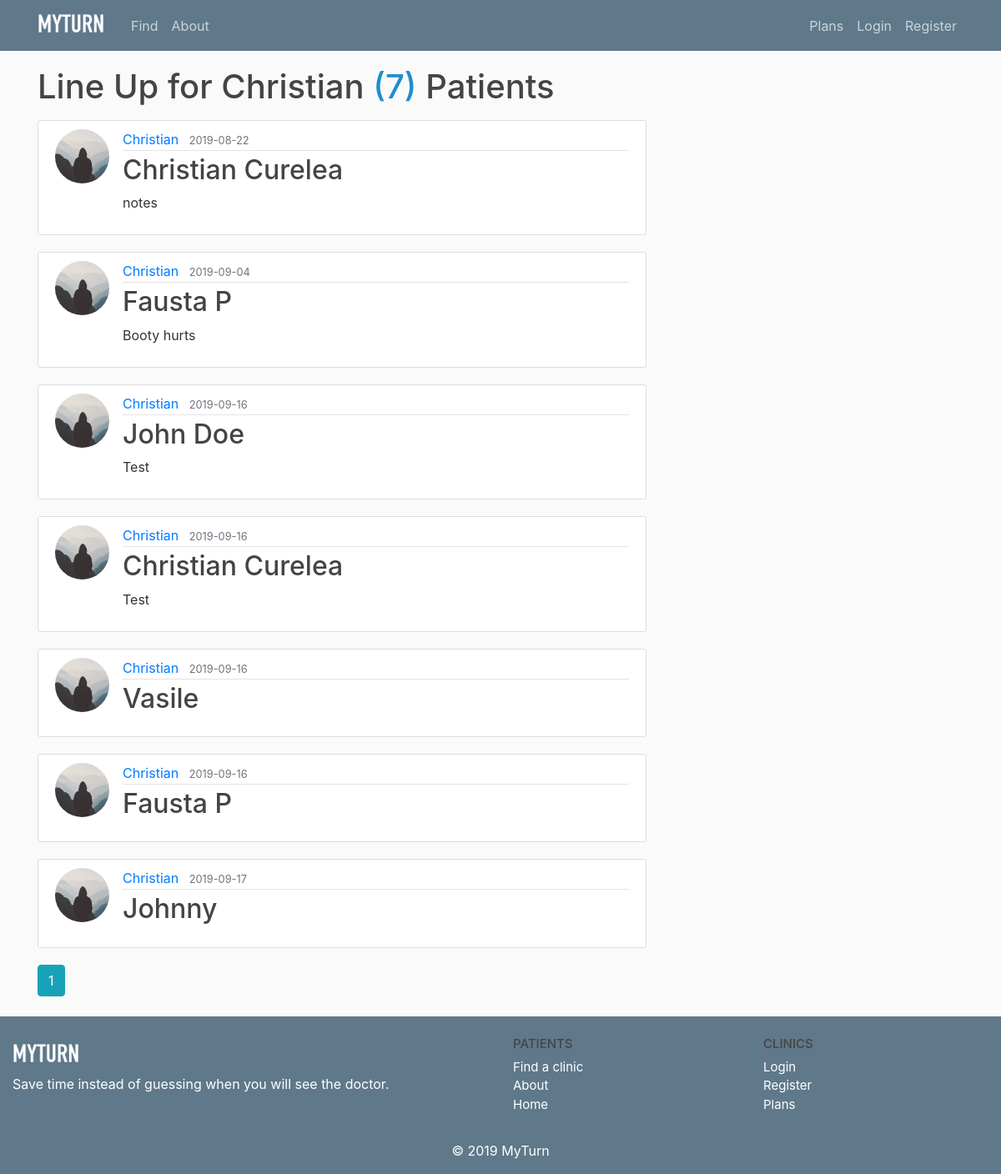
/user/Christian, run on the app's committed database.
### flaskblog/models.py (models this page shows, shortened)
class User(db.Model, UserMixin):
    id = db.Column(db.Integer, primary_key=True)
    username = db.Column(db.String(20), unique=True, nullable=False)
    email = db.Column(db.String(120), unique=True, nullable=False)
    image_file = db.Column(db.String(20), nullable=False, default='default.jpg')
    password = db.Column(db.String(60), nullable=False)
    posts = db.relationship('Post', backref='author', lazy=True)

class Post(db.Model):
    id = db.Column(db.Integer, primary_key=True)
    title = db.Column(db.String(100), nullable=False)
    date_posted = db.Column(db.DateTime, nullable=False, default=datetime.utcnow)
    content = db.Column(db.Text, nullable=False)
    user_id = db.Column(db.Integer, db.ForeignKey('user.id'), nullable=False)

### flaskblog/users/routes.py (the view)
@users.route("/user/<string:username>", methods=['GET', 'POST'])
def user_posts(username):
    form = PostsForm()
    if form.validate_on_submit():
        post = Post(title=form.title.data, content=form.content.data, author=current_user)
        db.session.add(post)
        db.session.commit()
        return redirect(url_for('users.user_posts', username=current_user.username))
    page = request.args.get('page', 1, type=int)
    user = User.query.filter_by(username=username).first_or_404()
    posts = Post.query.filter_by(author=user)\
        .order_by(Post.date_posted.asc())\
        .paginate(page=page, per_page=30)
    return render_template('user_posts.html', posts=posts, user=user, form=form)

### flaskblog/templates/user_posts.html (shortened to what this page needs)
{% extends "layout.html" %}
{% block content %}
    <h1 class="mb-3">Line Up for {{ user.username }} <span>({{ posts.total }})</span> Patients</h1>
    {% for post in posts.items %}
        <article class="media content-section">
          <img class="rounded-circle article-img" src="{{ url_for('static', filename='profile_pics/' + post.author.image_file) }}">
          <div class="media-body">
            <div class="article-metadata">
              <a class="mr-2" href="{{ url_for('users.user_posts', username=post.author.username) }}">{{ post.author.username }}</a>
              <small class="text-muted">{{ post.date_posted.strftime('%Y-%m-%d') }}</small>
            </div>
            <h2><a class="article-title" href="{{ url_for('posts.post', post_id=post.id) }}">{{ post.title }}</a></h2>
            <p class="article-content">{{ post.content }}</p>
          </div>
        </article>
    {% endfor %}
    {% for page_num in posts.iter_pages(left_edge=1, right_edge=1, left_current=1, right_current=2) %}
      {% if page_num %}
        {% if posts.page == page_num %}
          <a class="btn btn-info mb-4" href="{{ url_for('users.user_posts', username=user.username, page=page_num) }}">{{ page_num }}</a>
        {% else %}
          <a class="btn btn-outline-info mb-4" href="{{ url_for('users.user_posts', username=user.username, page=page_num) }}">{{ page_num }}</a>
        {% endif %}
      {% else %}
        ...
      {% endif %}
    {% endfor %}
{% endblock content %}

### flaskblog/templates/layout.html (shortened to what this page needs)
<!DOCTYPE html>
<html>
<head>
    <link rel="stylesheet" href="https://maxcdn.bootstrapcdn.com/bootstrap/4.0.0/css/bootstrap.min.css">
    <link rel="stylesheet" type="text/css" href="{{ url_for('static', filename='main.css') }}">
</head>
<body>
    <header class="site-header">
      <nav class="navbar navbar-expand-md navbar-dark bg-steel fixed-top">
        <div class="container">
        <a class="navbar-brand mr-4" href="/"><img src="/static/MyTurn.png" alt="Simply Easy Learning" width="80"
         height="35"></a>
          <div class="collapse navbar-collapse" id="navbarToggle">
            <div class="navbar-nav mr-auto">
              <a class="nav-item nav-link" href="{{ url_for('main.home') }}">Find</a>
              <a class="nav-item nav-link" href="{{ url_for('main.about') }}">About</a>
            </div>
            <div class="navbar-nav">
              {% if current_user.is_authenticated %}
                <a class="nav-item nav-link" href="{{ url_for('users.user_posts', username=current_user.username) }}">LineUp</a>
                <a class="nav-item nav-link" href="{{ url_for('users.account') }}">Account</a>
                <a class="nav-item nav-link" href="{{ url_for('users.logout') }}">Logout</a>
              {% else %}
                <a class="nav-item nav-link" href="{{ url_for('main.plans') }}">Plans</a>
                <a class="nav-item nav-link" href="{{ url_for('users.login') }}">Login</a>
                <a class="nav-item nav-link" href="{{ url_for('users.register') }}">Register</a>
              {% endif %}
            </div>
          </div>
        </div>
      </nav>
    </header>
    <main role="main" class="container">
      <div class="row">
        <div class="col-md-8">
          {% block content %}{% endblock %}
        </div>
      </div>
    </main>
</body>
<footer class="page-footer font-small blue pt-4" style="background-color: #5F788A; color:#ffffff">
  <div class="container-fluid text-center text-md-left">
    <div class="row">
      <div class="col-md-6 mt-md-0 mt-3">
          <a class="navbar-brand mr-4" href="/"><img src="/static/MyTurn.png" alt="Simply Easy Learning" width="80"
         height="35"></a>        <p>Save time instead of guessing when you will see the doctor.</p>
      </div>
      <div class="col-md-3 mb-md-0 mb-3">
        <h5 class="text-uppercase" style="font-size: 15px;">Patients</h5>
        <ul class="list-unstyled" style="font-size: 15px; color: #ffffff;">
          <li>
            <a style="font-size: 15px; color: #ffffff;" href="{{ url_for('main.home') }}">Find a clinic</a>
          </li>
          <li>
              <a style="font-size: 15px; color: #ffffff;" href="{{ url_for('main.about') }}">About</a>
          </li>
          <li>
            <a style="font-size: 15px; color: #ffffff;" href="{{ url_for('main.home') }}">Home</a>
          </li>
        </ul>
      </div>
      <div class="col-md-3 mb-md-0 mb-3">
        <h5 class="text-uppercase" style="font-size: 15px;">Clinics</h5>
         <ul class="list-unstyled" style="font-size: 15px; color: #ffffff;">
          <li>
            <a style="font-size: 15px; color: #ffffff;" href="{{ url_for('users.login') }}">Login</a>
          </li>
          <li>
              <a style="font-size: 15px; color: #ffffff;" href="{{ url_for('users.register') }}">Register</a>
          </li>
          <li>
            <a style="font-size: 15px; color: #ffffff;" href="{{ url_for('main.plans') }}">Plans</a>
          </li>
        </ul>
      </div>
    </div>
  </div>
  <div class="footer-copyright text-center py-3" style="color: #ffffff;">© 2019 MyTurn
  </div>
</footer>
</html>

### flaskblog/static/main.css (style rules this page uses)
body { background: #fafafa; color: #333333; margin-top: 5rem; }
h1, h2, h3, h4, h5, h6 { color: #444444; }
.bg-steel { background-color: #5f788a; }
.site-header .navbar-nav .nav-link { color: #cbd5db; }
.content-section { background: #ffffff; padding: 10px 20px; border: 1px solid #dddddd; border-radius: 3px; margin-bottom: 20px; }
.article-title { color: #444444; }
.article-content { white-space: pre-line; }
.article-img { height: 65px; width: 65px; margin-right: 16px; }
.article-metadata { padding-bottom: 1px; margin-bottom: 4px; border-bottom: 1px solid #e3e3e3 }
span { color: #1D8ECE; }
ul { list-style: none; font-size: 30px; }

### data on the page
User: username "Christian"
Post: image_file (placeholder picture), author.username "Christian", date_posted "2019-08-22", title "Christian Curelea", content "notes"
Post: image_file (placeholder picture), author.username "Christian", date_posted "2019-09-04", title "Fausta P", content "Booty hurts"
Post: image_file (placeholder picture), author.username "Christian", date_posted "2019-09-16", title "John Doe", content "Test"
Post: image_file (placeholder picture), author.username "Christian", date_posted "2019-09-16", title "Christian Curelea", content "Test"
Post: image_file (placeholder picture), author.username "Christian", date_posted "2019-09-16", title "Vasile"
Post: image_file (placeholder picture), author.username "Christian", date_posted "2019-09-16", title "Fausta P"
Post: image_file (placeholder picture), author.username "Christian", date_posted "2019-09-17", title "Johnny"

### other printed values
{{ posts.total }} "7"
{{ page_num }} "1"
